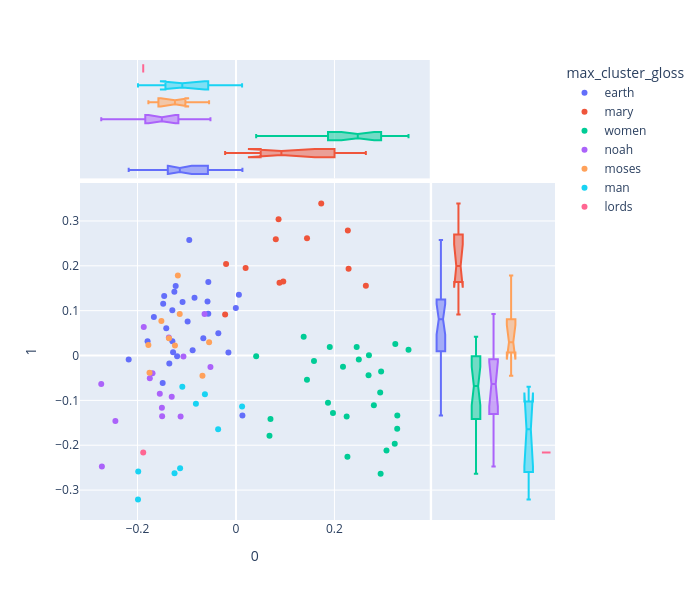

The cell this chart's notebook holds for it:
### Code cell
px.scatter(k.PCAX.join(k.DOC), 0,1, color='max_cluster_gloss', 
           hover_name=k.PCAX.index, height=600, width=700,
          marginal_x='box', marginal_y='box')

### Figure 1 — Plotly figure (JSON) as saved in the notebook; plotly's stock layout.template omitted (floating-point values rounded to 4 significant figures)
{"data": [{"hovertemplate": "<b>%{hovertext}</b><br><br>max_cluster_gloss=earth<br>0=%{x}<br>1=%{y}<extra></extra>", "hovertext": [1.0, 22.0, 23.0, 25.0, 29.0, 34.0, 35.0, 41.0, 42.0, 43.0, 45.0, 48.0, 54.0, 60.0, 66.0, 67.0, 68.0, 69.0, 72.0, 73.0, 77.0, 78.0, 79.0, 80.0, 81.0, 82.0, 83.0, 84.0], "legendgroup": "earth", "marker": {"color": "#636efa", "symbol": "circle"}, "mode": "markers", "name": "earth", "orientation": "v", "showlegend": true, "type": "scatter", "x": [-0.0003011, -0.1668, -0.0949, -0.08424, -0.06636, -0.01534, -0.1225, -0.1196, -0.0578, -0.1489, -0.03586, -0.1416, -0.2179, 0.01308, -0.05628, -0.1293, -0.1085, -0.1292, -0.1354, -0.09818, -0.05619, -0.08803, -0.1479, -0.1277, 0.00591, -0.1251, -0.1796, -0.1458], "xaxis": "x", "y": [0.1057, 0.08601, 0.2577, 0.1288, 0.03852, 0.00699, 0.1549, -0.001672, 0.1207, -0.0614, 0.04953, 0.0606, -0.008683, -0.1339, 0.0931, 0.1007, 0.1195, 0.03189, -0.01768, 0.07577, 0.164, 0.01156, 0.1154, 0.007156, 0.1357, 0.1423, 0.03156, 0.1324], "yaxis": "y"}, {"alignmentgroup": "True", "hovertemplate": "<b>%{hovertext}</b><br><br>max_cluster_gloss=earth<br>0=%{x}<extra></extra>", "hovertext": [1.0, 22.0, 23.0, 25.0, 29.0, 34.0, 35.0, 41.0, 42.0, 43.0, 45.0, 48.0, 54.0, 60.0, 66.0, 67.0, 68.0, 69.0, 72.0, 73.0, 77.0, 78.0, 79.0, 80.0, 81.0, 82.0, 83.0, 84.0], "legendgroup": "earth", "marker": {"color": "#636efa", "symbol": "circle"}, "name": "earth", "notched": true, "offsetgroup": "earth", "showlegend": false, "type": "box", "x": [-0.0003011, -0.1668, -0.0949, -0.08424, -0.06636, -0.01534, -0.1225, -0.1196, -0.0578, -0.1489, -0.03586, -0.1416, -0.2179, 0.01308, -0.05628, -0.1293, -0.1085, -0.1292, -0.1354, -0.09818, -0.05619, -0.08803, -0.1479, -0.1277, 0.00591, -0.1251, -0.1796, -0.1458], "xaxis": "x3", "yaxis": "y3"}, {"alignmentgroup": "True", "hovertemplate": "<b>%{hovertext}</b><br><br>max_cluster_gloss=earth<br>1=%{y}<extra></extra>", "hovertext": [1.0, 22.0, 23.0, 25.0, 29.0, 34.0, 35.0, 41.0, 42.0, 43.0, 45.0, 48.0, 54.0, 60.0, 66.0, 67.0, 68.0, 69.0, 72.0, 73.0, 77.0, 78.0, 79.0, 80.0, 81.0, 82.0, 83.0, 84.0], "legendgroup": "earth", "marker": {"color": "#636efa", "symbol": "circle"}, "name": "earth", "notched": true, "offsetgroup": "earth", "showlegend": false, "type": "box", "xaxis": "x2", "y": [0.1057, 0.08601, 0.2577, 0.1288, 0.03852, 0.00699, 0.1549, -0.001672, 0.1207, -0.0614, 0.04953, 0.0606, -0.008683, -0.1339, 0.0931, 0.1007, 0.1195, 0.03189, -0.01768, 0.07577, 0.164, 0.01156, 0.1154, 0.007156, 0.1357, 0.1423, 0.03156, 0.1324], "yaxis": "y2"}, {"hovertemplate": "<b>%{hovertext}</b><br><br>max_cluster_gloss=mary<br>0=%{x}<br>1=%{y}<extra></extra>", "hovertext": [2.0, 3.0, 4.0, 9.0, 10.0, 17.0, 19.0, 20.0, 21.0, 24.0, 28.0, 46.0], "legendgroup": "mary", "marker": {"color": "#EF553B", "symbol": "circle"}, "mode": "markers", "name": "mary", "orientation": "v", "showlegend": true, "type": "scatter", "x": [0.09607, 0.1443, 0.08651, 0.08843, 0.1732, 0.2287, 0.2272, 0.2638, -0.02207, -0.02008, 0.01956, 0.08086], "xaxis": "x", "y": [0.1649, 0.2614, 0.304, 0.1625, 0.3387, 0.1937, 0.2787, 0.1558, 0.09162, 0.204, 0.195, 0.259], "yaxis": "y"}, {"alignmentgroup": "True", "hovertemplate": "<b>%{hovertext}</b><br><br>max_cluster_gloss=mary<br>0=%{x}<extra></extra>", "hovertext": [2.0, 3.0, 4.0, 9.0, 10.0, 17.0, 19.0, 20.0, 21.0, 24.0, 28.0, 46.0], "legendgroup": "mary", "marker": {"color": "#EF553B", "symbol": "circle"}, "name": "mary", "notched": true, "offsetgroup": "mary", "showlegend": false, "type": "box", "x": [0.09607, 0.1443, 0.08651, 0.08843, 0.1732, 0.2287, 0.2272, 0.2638, -0.02207, -0.02008, 0.01956, 0.08086], "xaxis": "x3", "yaxis": "y3"}, {"alignmentgroup": "True", "hovertemplate": "<b>%{hovertext}</b><br><br>max_cluster_gloss=mary<br>1=%{y}<extra></extra>", "hovertext": [2.0, 3.0, 4.0, 9.0, 10.0, 17.0, 19.0, 20.0, 21.0, 24.0, 28.0, 46.0], "legendgroup": "mary", "marker": {"color": "#EF553B", "symbol": "circle"}, "name": "mary", "notched": true, "offsetgroup": "mary", "showlegend": false, "type": "box", "xaxis": "x2", "y": [0.1649, 0.2614, 0.304, 0.1625, 0.3387, 0.1937, 0.2787, 0.1558, 0.09162, 0.204, 0.195, 0.259], "yaxis": "y2"}, {"hovertemplate": "<b>%{hovertext}</b><br><br>max_cluster_gloss=women<br>0=%{x}<br>1=%{y}<extra></extra>", "hovertext": [5.0, 6.0, 7.0, 8.0, 11.0, 12.0, 13.0, 14.0, 15.0, 16.0, 18.0, 30.0, 31.0, 32.0, 33.0, 56.0, 59.0, 70.0, 71.0, 85.0, 86.0, 90.0, 91.0, 92.0, 93.0, 94.0], "legendgroup": "women", "marker": {"color": "#00cc96", "symbol": "circle"}, "mode": "markers", "name": "women", "orientation": "v", "showlegend": true, "type": "scatter", "x": [0.2693, 0.2949, 0.1442, 0.1375, 0.1905, 0.2174, 0.3057, 0.2701, 0.2801, 0.2495, 0.2452, 0.1585, 0.3504, 0.3225, 0.3275, 0.04099, 0.2248, 0.2938, 0.2264, 0.1869, 0.2929, 0.07007, 0.3277, 0.3236, 0.197, 0.06807], "xaxis": "x", "y": [-0.04382, -0.0354, -0.05382, 0.04207, 0.01895, -0.02525, -0.212, 0.0006215, -0.1108, -0.0088, 0.01881, -0.01207, 0.0126, -0.1965, -0.1635, -0.001741, -0.1359, -0.2633, -0.2257, -0.1055, -0.08234, -0.1416, -0.1337, 0.02586, -0.1281, -0.1789], "yaxis": "y"}, {"alignmentgroup": "True", "hovertemplate": "<b>%{hovertext}</b><br><br>max_cluster_gloss=women<br>0=%{x}<extra></extra>", "hovertext": [5.0, 6.0, 7.0, 8.0, 11.0, 12.0, 13.0, 14.0, 15.0, 16.0, 18.0, 30.0, 31.0, 32.0, 33.0, 56.0, 59.0, 70.0, 71.0, 85.0, 86.0, 90.0, 91.0, 92.0, 93.0, 94.0], "legendgroup": "women", "marker": {"color": "#00cc96", "symbol": "circle"}, "name": "women", "notched": true, "offsetgroup": "women", "showlegend": false, "type": "box", "x": [0.2693, 0.2949, 0.1442, 0.1375, 0.1905, 0.2174, 0.3057, 0.2701, 0.2801, 0.2495, 0.2452, 0.1585, 0.3504, 0.3225, 0.3275, 0.04099, 0.2248, 0.2938, 0.2264, 0.1869, 0.2929, 0.07007, 0.3277, 0.3236, 0.197, 0.06807], "xaxis": "x3", "yaxis": "y3"}, {"alignmentgroup": "True", "hovertemplate": "<b>%{hovertext}</b><br><br>max_cluster_gloss=women<br>1=%{y}<extra></extra>", "hovertext": [5.0, 6.0, 7.0, 8.0, 11.0, 12.0, 13.0, 14.0, 15.0, 16.0, 18.0, 30.0, 31.0, 32.0, 33.0, 56.0, 59.0, 70.0, 71.0, 85.0, 86.0, 90.0, 91.0, 92.0, 93.0, 94.0], "legendgroup": "women", "marker": {"color": "#00cc96", "symbol": "circle"}, "name": "women", "notched": true, "offsetgroup": "women", "showlegend": false, "type": "box", "xaxis": "x2", "y": [-0.04382, -0.0354, -0.05382, 0.04207, 0.01895, -0.02525, -0.212, 0.0006215, -0.1108, -0.0088, 0.01881, -0.01207, 0.0126, -0.1965, -0.1635, -0.001741, -0.1359, -0.2633, -0.2257, -0.1055, -0.08234, -0.1416, -0.1337, 0.02586, -0.1281, -0.1789], "yaxis": "y2"}, {"hovertemplate": "<b>%{hovertext}</b><br><br>max_cluster_gloss=noah<br>0=%{x}<br>1=%{y}<extra></extra>", "hovertext": [26.0, 37.0, 38.0, 44.0, 51.0, 55.0, 57.0, 58.0, 62.0, 64.0, 74.0, 75.0, 76.0, 87.0, 88.0], "legendgroup": "noah", "marker": {"color": "#ab63fa", "symbol": "circle"}, "mode": "markers", "name": "noah", "orientation": "v", "showlegend": true, "type": "scatter", "x": [-0.175, -0.06384, -0.1305, -0.2737, -0.1067, -0.1364, -0.1696, -0.05186, -0.1125, -0.1873, -0.2449, -0.1505, -0.1547, -0.2724, -0.15], "xaxis": "x", "y": [-0.05062, 0.09277, -0.09206, -0.06375, -0.00237, 0.04035, -0.03931, -0.02552, -0.1361, 0.06376, -0.146, -0.1164, -0.08542, -0.2476, -0.1353], "yaxis": "y"}, {"alignmentgroup": "True", "hovertemplate": "<b>%{hovertext}</b><br><br>max_cluster_gloss=noah<br>0=%{x}<extra></extra>", "hovertext": [26.0, 37.0, 38.0, 44.0, 51.0, 55.0, 57.0, 58.0, 62.0, 64.0, 74.0, 75.0, 76.0, 87.0, 88.0], "legendgroup": "noah", "marker": {"color": "#ab63fa", "symbol": "circle"}, "name": "noah", "notched": true, "offsetgroup": "noah", "showlegend": false, "type": "box", "x": [-0.175, -0.06384, -0.1305, -0.2737, -0.1067, -0.1364, -0.1696, -0.05186, -0.1125, -0.1873, -0.2449, -0.1505, -0.1547, -0.2724, -0.15], "xaxis": "x3", "yaxis": "y3"}, {"alignmentgroup": "True", "hovertemplate": "<b>%{hovertext}</b><br><br>max_cluster_gloss=noah<br>1=%{y}<extra></extra>", "hovertext": [26.0, 37.0, 38.0, 44.0, 51.0, 55.0, 57.0, 58.0, 62.0, 64.0, 74.0, 75.0, 76.0, 87.0, 88.0], "legendgroup": "noah", "marker": {"color": "#ab63fa", "symbol": "circle"}, "name": "noah", "notched": true, "offsetgroup": "noah", "showlegend": false, "type": "box", "xaxis": "x2", "y": [-0.05062, 0.09277, -0.09206, -0.06375, -0.00237, 0.04035, -0.03931, -0.02552, -0.1361, 0.06376, -0.146, -0.1164, -0.08542, -0.2476, -0.1353], "yaxis": "y2"}, {"hovertemplate": "<b>%{hovertext}</b><br><br>max_cluster_gloss=moses<br>0=%{x}<br>1=%{y}<extra></extra>", "hovertext": [27.0, 36.0, 39.0, 40.0, 52.0, 53.0, 61.0, 63.0, 65.0], "legendgroup": "moses", "marker": {"color": "#FFA15A", "symbol": "circle"}, "mode": "markers", "name": "moses", "orientation": "v", "showlegend": true, "type": "scatter", "x": [-0.1515, -0.1181, -0.1143, -0.06807, -0.1779, -0.1361, -0.1757, -0.05459, -0.1239], "xaxis": "x", "y": [0.07702, 0.1786, 0.09233, -0.04521, 0.02356, 0.03823, -0.03862, 0.02965, 0.02212], "yaxis": "y"}, {"alignmentgroup": "True", "hovertemplate": "<b>%{hovertext}</b><br><br>max_cluster_gloss=moses<br>0=%{x}<extra></extra>", "hovertext": [27.0, 36.0, 39.0, 40.0, 52.0, 53.0, 61.0, 63.0, 65.0], "legendgroup": "moses", "marker": {"color": "#FFA15A", "symbol": "circle"}, "name": "moses", "notched": true, "offsetgroup": "moses", "showlegend": false, "type": "box", "x": [-0.1515, -0.1181, -0.1143, -0.06807, -0.1779, -0.1361, -0.1757, -0.05459, -0.1239], "xaxis": "x3", "yaxis": "y3"}, {"alignmentgroup": "True", "hovertemplate": "<b>%{hovertext}</b><br><br>max_cluster_gloss=moses<br>1=%{y}<extra></extra>", "hovertext": [27.0, 36.0, 39.0, 40.0, 52.0, 53.0, 61.0, 63.0, 65.0], "legendgroup": "moses", "marker": {"color": "#FFA15A", "symbol": "circle"}, "name": "moses", "notched": true, "offsetgroup": "moses", "showlegend": false, "type": "box", "xaxis": "x2", "y": [0.07702, 0.1786, 0.09233, -0.04521, 0.02356, 0.03823, -0.03862, 0.02965, 0.02212], "yaxis": "y2"}, {"hovertemplate": "<b>%{hovertext}</b><br><br>max_cluster_gloss=man<br>0=%{x}<br>1=%{y}<extra></extra>", "hovertext": [47.0, 49.0, 50.0, 95.0, 96.0, 97.0, 98.0, 99.0, 100.0], "legendgroup": "man", "marker": {"color": "#19d3f3", "symbol": "circle"}, "mode": "markers", "name": "man", "orientation": "v", "showlegend": true, "type": "scatter", "x": [-0.0631, -0.08139, -0.109, -0.1248, -0.03626, -0.199, -0.1986, -0.1135, 0.01242], "xaxis": "x", "y": [-0.08619, -0.1077, -0.06975, -0.2622, -0.1646, -0.3207, -0.2585, -0.2511, -0.1138], "yaxis": "y"}, {"alignmentgroup": "True", "hovertemplate": "<b>%{hovertext}</b><br><br>max_cluster_gloss=man<br>0=%{x}<extra></extra>", "hovertext": [47.0, 49.0, 50.0, 95.0, 96.0, 97.0, 98.0, 99.0, 100.0], "legendgroup": "man", "marker": {"color": "#19d3f3", "symbol": "circle"}, "name": "man", "notched": true, "offsetgroup": "man", "showlegend": false, "type": "box", "x": [-0.0631, -0.08139, -0.109, -0.1248, -0.03626, -0.199, -0.1986, -0.1135, 0.01242], "xaxis": "x3", "yaxis": "y3"}, {"alignmentgroup": "True", "hovertemplate": "<b>%{hovertext}</b><br><br>max_cluster_gloss=man<br>1=%{y}<extra></extra>", "hovertext": [47.0, 49.0, 50.0, 95.0, 96.0, 97.0, 98.0, 99.0, 100.0], "legendgroup": "man", "marker": {"color": "#19d3f3", "symbol": "circle"}, "name": "man", "notched": true, "offsetgroup": "man", "showlegend": false, "type": "box", "xaxis": "x2", "y": [-0.08619, -0.1077, -0.06975, -0.2622, -0.1646, -0.3207, -0.2585, -0.2511, -0.1138], "yaxis": "y2"}, {"hovertemplate": "<b>%{hovertext}</b><br><br>max_cluster_gloss=lords<br>0=%{x}<br>1=%{y}<extra></extra>", "hovertext": [89.0], "legendgroup": "lords", "marker": {"color": "#FF6692", "symbol": "circle"}, "mode": "markers", "name": "lords", "orientation": "v", "showlegend": true, "type": "scatter", "x": [-0.1884], "xaxis": "x", "y": [-0.2162], "yaxis": "y"}, {"alignmentgroup": "True", "hovertemplate": "<b>%{hovertext}</b><br><br>max_cluster_gloss=lords<br>0=%{x}<extra></extra>", "hovertext": [89.0], "legendgroup": "lords", "marker": {"color": "#FF6692", "symbol": "circle"}, "name": "lords", "notched": true, "offsetgroup": "lords", "showlegend": false, "type": "box", "x": [-0.1884], "xaxis": "x3", "yaxis": "y3"}, {"alignmentgroup": "True", "hovertemplate": "<b>%{hovertext}</b><br><br>max_cluster_gloss=lords<br>1=%{y}<extra></extra>", "hovertext": [89.0], "legendgroup": "lords", "marker": {"color": "#FF6692", "symbol": "circle"}, "name": "lords", "notched": true, "offsetgroup": "lords", "showlegend": false, "type": "box", "xaxis": "x2", "y": [-0.2162], "yaxis": "y2"}], "layout": {"height": 600, "legend": {"title": {"text": "max_cluster_gloss"}, "tracegroupgap": 0}, "margin": {"t": 60}, "width": 700, "xaxis": {"anchor": "y", "domain": [0, 0.7363], "title": {"text": "0"}}, "xaxis2": {"anchor": "y2", "domain": [0.7413, 1], "matches": "x2", "showgrid": false, "showline": false, "showticklabels": false, "ticks": ""}, "xaxis3": {"anchor": "y3", "domain": [0, 0.7363], "matches": "x", "showgrid": true, "showticklabels": false}, "xaxis4": {"anchor": "y4", "domain": [0.7413, 1], "matches": "x2", "showgrid": false, "showline": false, "showticklabels": false, "ticks": ""}, "yaxis": {"anchor": "x", "domain": [0, 0.7326], "title": {"text": "1"}}, "yaxis2": {"anchor": "x2", "domain": [0, 0.7326], "matches": "y", "showgrid": true, "showticklabels": false}, "yaxis3": {"anchor": "x3", "domain": [0.7426, 1], "matches": "y3", "showgrid": false, "showline": false, "showticklabels": false, "ticks": ""}, "yaxis4": {"anchor": "x4", "domain": [0.7426, 1], "matches": "y3", "showgrid": true, "showline": false, "showticklabels": false, "ticks": ""}}}
